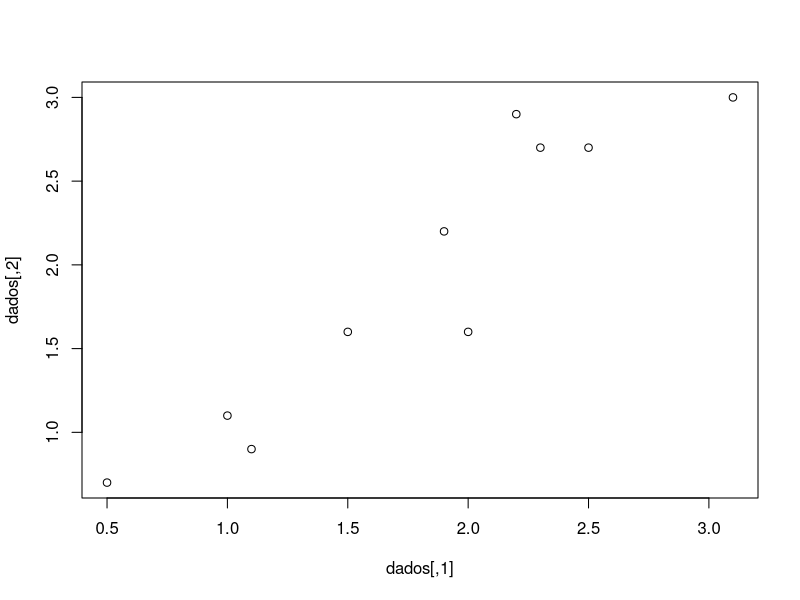

The R source for this figure:

dados <- matrix(nrow = 10, ncol = 2)
dados[,1] <- c(2.5, 0.5, 2.2, 1.9, 3.1, 2.3, 2.0, 1.0, 1.5, 1.1)
dados[,2] <- c(2.7, 0.7, 2.9, 2.2, 3.0, 2.7, 1.6, 1.1, 1.6, 0.9)

plot(dados)

# normalizar
dados[,1] <- dados[,1]-mean(dados[,1])
dados[,2] <- dados[,2]-mean(dados[,2])

covmat <- cov(dados)

#econtre os autovetores
autovec <- eigen(covmat)$vectors

#calcule os componentes principais
comps<-t(t(autovec)%*%t(dados))

# analisando as variâncias de cada componente
cat("\t\t\t PC1 \t PC2 \n")

cat("Standard deviation \t",  sqrt(var(comps[,1])), "\t", sqrt(var(comps[,2])), "\n")

cat("Proporcion of Variance \t ", cov(comps)[1,1]/sum(diag(cov(comps))), "\t", cov(comps)[2,2]/sum(diag(cov(comps))), "\n")

# função do R que ja faz tudo do PCA




